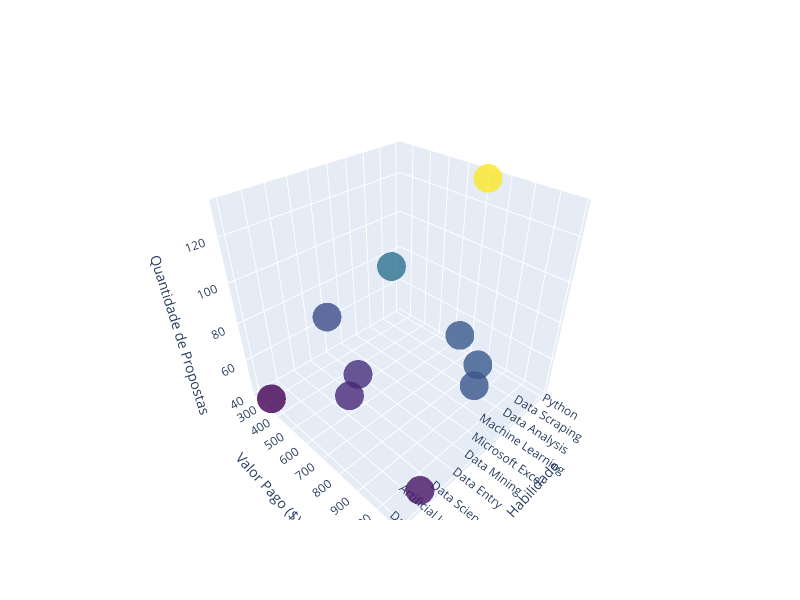

The cell this chart's notebook holds for it:
### Code cell
# Criação do gráfico de dispersão 3D
fig = go.Figure(data=go.Scatter3d(
    x=mean_sp['Skill'],
    y=mean_sp['Value ($)'],
    z=mean_sp['Count'],
    mode='markers',
    marker=dict(
        size=10,
        color=mean_sp['Count'],
        colorscale='Viridis',
        opacity=0.8
    )
))

# Configurações do layout
fig.update_layout(
    scene=dict(
        xaxis=dict(
            title='Habilidade',
            tickmode='linear',
            tick0=0,
            dtick=1
        ),
        yaxis_title='Valor Pago ($)',
        zaxis_title='Quantidade de Propostas'
    ),
    width=800,  # Largura da figura
    height=600  # Altura da figura
)

# Exibição do gráfico
fig.show()

### Figure 1 — Plotly figure (JSON) as saved in the notebook; plotly's stock layout.template omitted (floating-point values rounded to 4 significant figures)
{"data": [{"marker": {"color": [132, 76, 67, 67, 66, 63, 54, 52, 47, 42], "colorscale": [[0, "#440154"], [0.1111, "#482878"], [0.2222, "#3e4989"], [0.3333, "#31688e"], [0.4444, "#26828e"], [0.5556, "#1f9e89"], [0.6667, "#35b779"], [0.7778, "#6ece58"], [0.8889, "#b5de2b"], [1, "#fde725"]], "opacity": 0.8, "size": 10}, "mode": "markers", "type": "scatter3d", "x": ["Python", "Data Scraping", "Data Analysis", "Machine Learning", "Microsoft Excel", "Data Mining", "Data Entry", "Data Science", "Artificial Intelligence", "Data Extraction"], "y": [711.4, 281.6, 781.3, 947.2, 1003.0, 249.0, 559.2, 613.2, 1084.0, 320.6], "z": [132, 76, 67, 67, 66, 63, 54, 52, 47, 42]}], "layout": {"height": 600, "scene": {"xaxis": {"dtick": 1, "tick0": 0, "tickmode": "linear", "title": {"text": "Habilidade"}}, "yaxis": {"title": {"text": "Valor Pago ($)"}}, "zaxis": {"title": {"text": "Quantidade de Propostas"}}}, "width": 800}}
